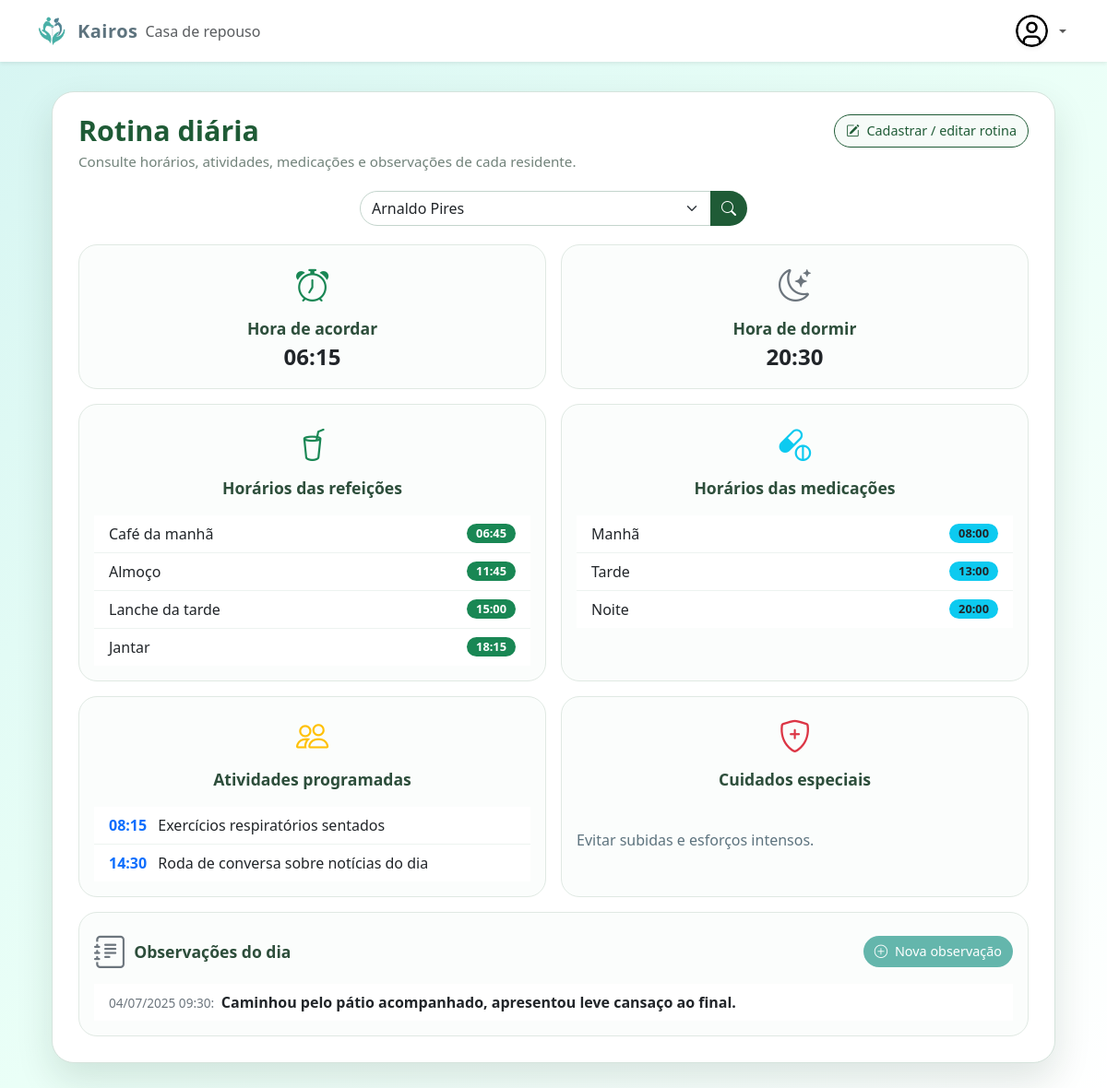
The app's page /rotina.php?residente_id=204 (signed in) with its own data.
### tables this page shows
CREATE TABLE `tb_rotina_residente` (
  `id` int(11) NOT NULL,
  `resident_id` int(11) NOT NULL,
  `hora_acordar` time NOT NULL,
  `hora_dormir` time NOT NULL,
  `refeicao_cafe` time NOT NULL,
  `refeicao_almoco` time NOT NULL,
  `refeicao_lanche` time NOT NULL,
  `refeicao_jantar` time NOT NULL,
  `medicacao_manha` time NOT NULL,
  `medicacao_tarde` time NOT NULL,
  `medicacao_noite` time NOT NULL,
  `cuidados_especiais` text DEFAULT NULL,
  `criado_em` datetime DEFAULT current_timestamp(),
  `atualizado_em` datetime DEFAULT current_timestamp() ON UPDATE current_timestamp()
);

CREATE TABLE `tb_rotina_atividade` (
  `id` int(11) NOT NULL,
  `rotina_id` int(11) NOT NULL,
  `hora` time NOT NULL,
  `descricao` varchar(255) NOT NULL
);

CREATE TABLE `tb_observacoes_dia` (
  `id` int(11) NOT NULL,
  `resident_id` int(11) NOT NULL,
  `observacao` text NOT NULL,
  `data_hora` datetime NOT NULL DEFAULT current_timestamp()
);

### rotina.php (the view, shortened to what this page needs)
<?php
include_once "header.php";
include_once "dbConnection.php";
$residentes = [];
try {
    $stmt = $pdo->query("
        SELECT r.id, r.nome
        FROM tb_residentes r
        INNER JOIN tb_rotina_residente rr ON rr.resident_id = r.id
        GROUP BY r.id, r.nome
        ORDER BY r.nome
    ");
    $residentes = $stmt->fetchAll(PDO::FETCH_ASSOC);
} catch (Exception $e) {
    echo '<div class="alert alert-danger text-center">Erro ao buscar residentes: ' . htmlspecialchars($e->getMessage()) . '</div>';
}
$residente_id = $_GET['residente_id'] ?? ($_POST['residente_id'] ?? '');
$residente = null;
$rotina = null;
$atividades = [];
$cuidados = '';
$observacoes = [];
if ($residente_id) {
    $stmt = $pdo->prepare("SELECT * FROM tb_residentes WHERE id = ?");
    $stmt->execute([$residente_id]);
    $residente = $stmt->fetch(PDO::FETCH_ASSOC);
    if ($residente) {
        $stmt = $pdo->prepare("SELECT * FROM tb_rotina_residente WHERE resident_id = ? ORDER BY criado_em DESC LIMIT 1");
        $stmt->execute([$residente['id']]);
        $rotina = $stmt->fetch(PDO::FETCH_ASSOC);
        if ($rotina) {
            $stmt = $pdo->prepare("SELECT * FROM tb_rotina_atividade WHERE rotina_id = ? ORDER BY hora");
            $stmt->execute([$rotina['id']]);
            $atividades = $stmt->fetchAll(PDO::FETCH_ASSOC);
            $cuidados = $rotina['cuidados_especiais'];
        }
    }
}
if ($residente_id) {
    $stmt = $pdo->prepare("SELECT observacao, data_hora FROM tb_observacoes_dia WHERE resident_id = ? ORDER BY data_hora DESC");
    $stmt->execute([$residente_id]);
    $observacoes = $stmt->fetchAll(PDO::FETCH_ASSOC);
}
?>
<main>
  <div class="page-shell">
    <div class="page-card">
      <header class="mb-3 d-flex justify-content-between align-items-start flex-wrap gap-2">
        <div>
          <h1 class="page-header-title mb-1">Rotina diária</h1>
          <p class="page-header-sub mb-0">
            Consulte horários, atividades, medicações e observações de cada residente.
          </p>
        </div>
        <a href="rotinaCadastro.php" class="btn btn-pill-primary">
          <i class="bi bi-pencil-square me-1"></i> Cadastrar / editar rotina
        </a>
      </header>
      <section class="search-shell text-center">
        <form class="d-flex justify-content-center" method="get" action="rotina.php">
          <div class="input-group" style="max-width:420px;">
            <select class="form-select search-select" name="residente_id" required>
              <?php foreach ($residentes as $r): ?>
                <option value="<?= $r['id'] ?>" <?= ($residente_id == $r['id']) ? 'selected' : '' ?>>
                  <?= htmlspecialchars($r['nome']) ?>
                </option>
              <?php endforeach; ?>
            </select>
            <button class="btn btn-search" type="submit">
              <i class="bi bi-search"></i>
            </button>
          </div>
        </form>
      </section>
      <?php if ($residente && $rotina): ?>
        <section class="mb-3">
          <div class="row g-3">
            <div class="col-md-6">
              <div class="card summary-card">
                <div class="card-body text-center py-3">
                  <i class="bi bi-alarm summary-icon text-success"></i>
                  <div class="mt-2 section-title">Hora de acordar</div>
                  <div class="fs-4 fw-semibold">
                    <?= htmlspecialchars(substr($rotina['hora_acordar'],0,5)) ?>
                  </div>
                </div>
              </div>
            </div>
            <div class="col-md-6">
              <div class="card summary-card">
                <div class="card-body text-center py-3">
                  <i class="bi bi-moon-stars summary-icon text-secondary"></i>
                  <div class="mt-2 section-title">Hora de dormir</div>
                  <div class="fs-4 fw-semibold">
                    <?= htmlspecialchars(substr($rotina['hora_dormir'],0,5)) ?>
                  </div>
                </div>
              </div>
            </div>
          </div>
        </section>
        <section class="mt-2">
          <div class="row g-3">
            <div class="col-md-6">
              <div class="card summary-card h-100">
                <div class="card-body">
                  <div class="text-center">
                    <i class="bi bi-cup-straw summary-icon text-success"></i>
                    <div class="mt-2 section-title">Horários das refeições</div>
                  </div>
                  <ul class="list-group list-group-flush mt-3">
                    <li class="list-group-item d-flex justify-content-between align-items-center">
                      Café da manhã
                      <span class="badge bg-success badge-time">
                        <?= htmlspecialchars(substr($rotina['refeicao_cafe'],0,5)) ?>
                      </span>
                    </li>
                    <li class="list-group-item d-flex justify-content-between align-items-center">
                      Almoço
                      <span class="badge bg-success badge-time">
                        <?= htmlspecialchars(substr($rotina['refeicao_almoco'],0,5)) ?>
                      </span>
                    </li>
                    <li class="list-group-item d-flex justify-content-between align-items-center">
                      Lanche da tarde
                      <span class="badge bg-success badge-time">
                        <?= htmlspecialchars(substr($rotina['refeicao_lanche'],0,5)) ?>
                      </span>
                    </li>
                    <li class="list-group-item d-flex justify-content-between align-items-center">
                      Jantar
                      <span class="badge bg-success badge-time">
                        <?= htmlspecialchars(substr($rotina['refeicao_jantar'],0,5)) ?>
                      </span>
                    </li>
                  </ul>
                </div>
              </div>
            </div>
            <div class="col-md-6">
              <div class="card summary-card h-100">
                <div class="card-body">
                  <div class="text-center">
                    <i class="bi bi-capsule-pill summary-icon text-info"></i>
                    <div class="mt-2 section-title">Horários das medicações</div>
                  </div>
                  <ul class="list-group list-group-flush mt-3">
                    <li class="list-group-item d-flex justify-content-between align-items-center">
                      Manhã
                      <span class="badge bg-info text-dark badge-time">
                        <?= htmlspecialchars(substr($rotina['medicacao_manha'],0,5)) ?>
                      </span>
                    </li>
                    <li class="list-group-item d-flex justify-content-between align-items-center">
                      Tarde
                      <span class="badge bg-info text-dark badge-time">
                        <?= htmlspecialchars(substr($rotina['medicacao_tarde'],0,5)) ?>
                      </span>
                    </li>
                    <li class="list-group-item d-flex justify-content-between align-items-center">
                      Noite
                      <span class="badge bg-info text-dark badge-time">
                        <?= htmlspecialchars(substr($rotina['medicacao_noite'],0,5)) ?>
                      </span>
                    </li>
                  </ul>
                </div>
              </div>
            </div>
            <div class="col-md-6">
              <div class="card summary-card h-100">
                <div class="card-body">
                  <div class="text-center">
                    <i class="bi bi-people summary-icon text-warning"></i>
                    <div class="mt-2 section-title">Atividades programadas</div>
                  </div>
                  <ul class="list-group list-group-flush mt-3">
                    <?php foreach ($atividades as $atv): ?>
                      <li class="list-group-item">
                        <span class="fw-bold text-primary me-2">
                          <?= htmlspecialchars(substr($atv['hora'],0,5)) ?>
                        </span>
                        <?= htmlspecialchars($atv['descricao']) ?>
                      </li>
                    <?php endforeach; ?>
                  </ul>
                </div>
              </div>
            </div>
            <div class="col-md-6">
              <div class="card summary-card h-100">
                <div class="card-body">
                  <div class="text-center">
                    <i class="bi bi-shield-plus summary-icon text-danger"></i>
                    <div class="mt-2 section-title">Cuidados especiais</div>
                  </div>
                  <div class="mt-3">
                    <p class="mb-0" style="white-space:pre-line;">
                      <?= nl2br(htmlspecialchars($cuidados)) ?>
                    </p>
                  </div>
                </div>
              </div>
            </div>
            <div class="col-12">
              <div class="card summary-card">
                <div class="card-body">
                  <div class="d-flex align-items-center justify-content-between flex-wrap gap-2 mb-2">
                    <div class="d-flex align-items-center gap-2">
                      <i class="bi bi-journal-text summary-icon text-secondary"></i>
                      <div class="section-title mb-0">Observações do dia</div>
                    </div>
                    <?php if ($residente_id): ?>
                      <button type="button"
                              class="btn btn-pill-accent"
                              data-bs-toggle="modal"
                              data-bs-target="#novaObservacaoModal">
                        <i class="bi bi-plus-circle me-1"></i> Nova observação
                      </button>
                    <?php endif; ?>
                  </div>
                  <ul class="list-group list-group-flush mt-2">
                    <?php foreach ($observacoes as $obs): ?>
                      <li class="list-group-item">
                        <span class="text-secondary" style="font-size:0.85rem;">
                          <?= date('d/m/Y H:i', strtotime($obs['data_hora'])) ?>:
                        </span>
                        <span class="fw-semibold ms-1">
                          <?= htmlspecialchars($obs['observacao']) ?>
                        </span>
                      </li>
                    <?php endforeach; ?>
                  </ul>
                </div>
              </div>
            </div>
          </div>
        </section>
      <?php elseif ($residente_id): ?>
        <div class="alert alert-warning text-center mt-4">
          Residente não encontrado ou sem rotina cadastrada.
        </div>
      <?php endif; ?>
    </div>
  </div>
</main>
<link rel="stylesheet" href="https://cdn.jsdelivr.net/npm/bootstrap-icons@1.11.3/font/bootstrap-icons.min.css">
<?php include_once "footer.php"; ?>

### style.css (style rules this page uses)
p { color: #5D737E; }
body { background: linear-gradient(to bottom right, #d6f5f2, #eafff7, #ffffff); min-height: 100vh; }
.badge { font-size: 0.9rem; padding: 6px 12px; border-radius: 12px; }

### rotina.php (style rules this page uses)
body { background-color:#E5F2E8; }
.page-shell { max-width:1120px; margin:0 auto; padding:32px 16px 40px; }
.page-card { background:#FFFFFF; border-radius:24px; box-shadow:0 18px 40px rgba(12,39,26,0.12); border:1px solid #D5E3DC; padding:24px 28px 28px; }
.page-header-title { font-size:1.9rem; font-weight:700; color:#1F5B36; }
.page-header-sub { font-size:0.95rem; color:#71827A; }
.search-shell { margin-top:20px; margin-bottom:20px; }
.search-select { border-radius:999px 0 0 999px; border:1px solid #C4D5CD; }
.btn-search { border-radius:0 999px 999px 0; background:#1F5B36; border:none; color:#FFFFFF; }
.summary-card { border-radius:20px; border:1px solid #E0E9E3; background:#FBFDFC; }
.summary-icon { font-size:2.2rem; }
.section-title { font-size:1.1rem; font-weight:600; color:#2D4E3B; }
.list-group-item { border-color:#EDF3F0; }
.badge-time { border-radius:999px; padding:4px 10px; font-size:0.8rem; }
.btn-pill-primary { border-radius:999px; border:1px solid #1F5B36; background:#F6FBF8; color:#1F5B36; font-size:0.9rem; }
.btn-pill-accent { border-radius:999px; background:#64B6AC; border:none; color:#FFFFFF; font-size:0.9rem; }

### records on screen
tb_rotina_residente: hora_acordar "06:15", hora_dormir "20:30", refeicao_cafe "06:45", refeicao_almoco "11:45", refeicao_lanche "15:00", refeicao_jantar "18:15", medicacao_manha "08:00", medicacao_tarde "13:00", medicacao_noite "20:00", cuidados_especiais "Evitar subidas e esforços intensos."
tb_rotina_atividade: hora "08:15", descricao "Exercícios respiratórios sentados"
tb_rotina_atividade: hora "14:30", descricao "Roda de conversa sobre notícias do dia"
tb_observacoes_dia: data_hora "04/07/2025 09:30", observacao "Caminhou pelo pátio acompanhado, apresentou leve cansaço ao final."

### other values on screen
form field residente_id "Arnaldo Pires"
